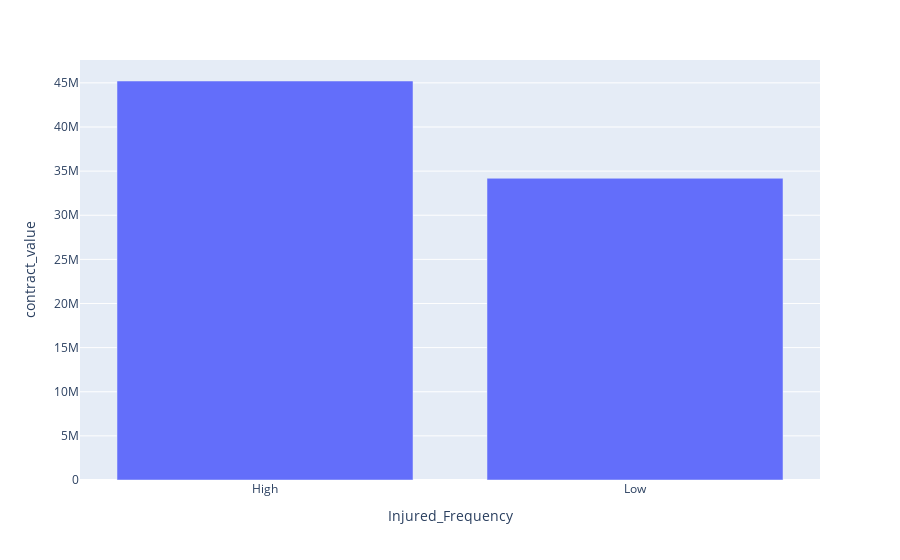

Write notebook code for a chart like this one.
### Code cell
fig = px.bar(injuries, x='Injured_Frequency', y='contract_value')
fig.show()

### Figure 1 — Plotly figure (JSON) as saved in the notebook; plotly's stock layout.template omitted (floating-point values rounded to 4 significant figures)
{"data": [{"alignmentgroup": "True", "hovertemplate": "Injured_Frequency=%{x}<br>contract_value=%{y}<extra></extra>", "legendgroup": "", "marker": {"color": "#636efa", "pattern": {"shape": ""}}, "name": "", "offsetgroup": "", "orientation": "v", "showlegend": false, "textposition": "auto", "type": "bar", "x": ["High", "Low"], "xaxis": "x", "y": [45210000.0, 34190000.0], "yaxis": "y"}], "layout": {"barmode": "relative", "legend": {"tracegroupgap": 0}, "margin": {"t": 60}, "xaxis": {"anchor": "y", "domain": [0, 1], "title": {"text": "Injured_Frequency"}}, "yaxis": {"anchor": "x", "domain": [0, 1], "title": {"text": "contract_value"}}}}
